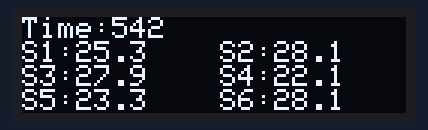
Recording of a sketch running on a simulated Arduino Uno, built with avr-gcc and run on an emulated ATmega328P. Parts: 128×32 one-colour display. The display library's start-up logo is not drawn.

Above: at 0.62 s.
At 5.49 s:
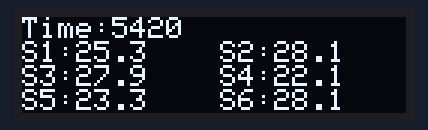
At 10.37 s:
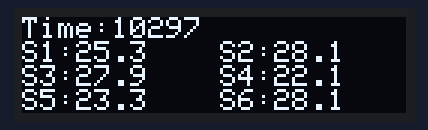
At 20.26 s:
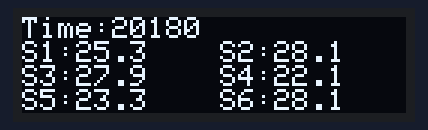
At 30.02 s:
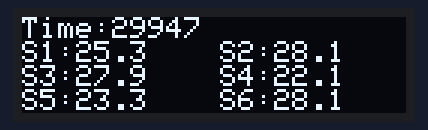
At 39.92 s:
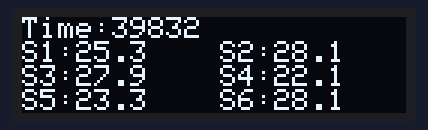

The sketch:

OLED_Display_Demo_V1.ino
```cpp
#include <Wire.h>
#include <Adafruit_SSD1306.h>

#define OLED_RESET 4
Adafruit_SSD1306 display(OLED_RESET);

void setup()
{
  Serial.begin(9600);

  // Setting up the display
  display.begin(SSD1306_SWITCHCAPVCC, 0x3C);  // initialize with the I2C addr 0x3C (for the 128x32)
  display.display();
  delay(500);

  display.setTextColor(WHITE);
  display.setTextSize(1);
}

void loop()
{
  display.clearDisplay();

  // Time
  display.setCursor(0, 0);
  display.println("Time:" + String(millis()));

  // Sensor 1
  display.print("S1:");
  display.print("25.3");
  // Sensor 2
  display.setCursor(66, 8);
  display.print("S2:");
  display.println("28.1");

  // Sensor 3
  display.print("S3:");
  display.print("27.9");
  // Sensor 4
  display.setCursor(66, 16);
  display.print("S4:");
  display.println("22.1");

  // Sensor 5
  display.print("S5:");
  display.print("23.3");
  // Sensor 6
  display.setCursor(66, 24);
  display.print("S6:");
  display.println("28.1");

  // Displaying and waiting

  display.display();
  delay(100);
}
```
